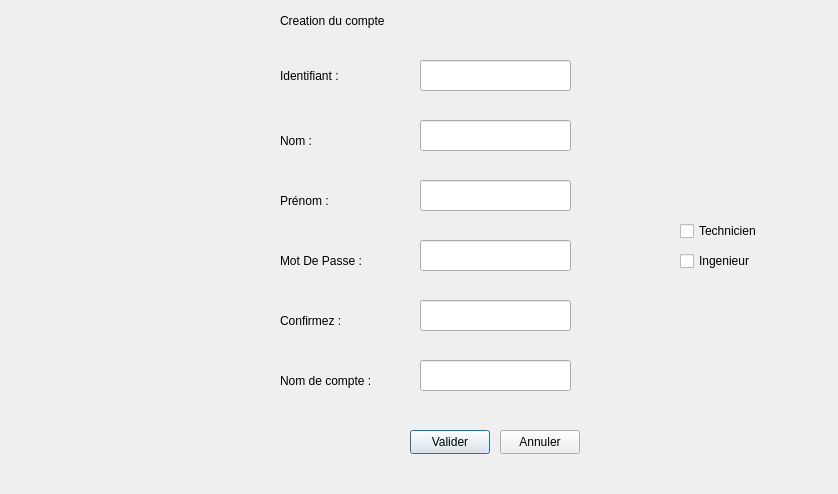
<?xml version="1.0" encoding="UTF-8"?>
<ui version="4.0">
 <class>CreerCompteAdmin</class>
 <widget class="QDialog" name="CreerCompteAdmin">
  <property name="geometry">
   <rect>
    <x>0</x>
    <y>0</y>
    <width>838</width>
    <height>494</height>
   </rect>
  </property>
  <property name="windowTitle">
   <string>Dialog</string>
  </property>
  <widget class="QLabel" name="label_6">
   <property name="geometry">
    <rect>
     <x>280</x>
     <y>60</y>
     <width>121</width>
     <height>31</height>
    </rect>
   </property>
   <property name="styleSheet">
    <string notr="true">font: 700 12pt &quot;Segoe UI&quot;;
color:rgb(0, 0, 0)</string>
   </property>
   <property name="text">
    <string>Identifiant :</string>
   </property>
  </widget>
  <widget class="QLineEdit" name="prenomline">
   <property name="geometry">
    <rect>
     <x>420</x>
     <y>180</y>
     <width>151</width>
     <height>31</height>
    </rect>
   </property>
  </widget>
  <widget class="QPushButton" name="pushButton">
   <property name="geometry">
    <rect>
     <x>410</x>
     <y>430</y>
     <width>80</width>
     <height>24</height>
    </rect>
   </property>
   <property name="text">
    <string>Valider</string>
   </property>
  </widget>
  <widget class="QLabel" name="label_3">
   <property name="geometry">
    <rect>
     <x>280</x>
     <y>130</y>
     <width>81</width>
     <height>21</height>
    </rect>
   </property>
   <property name="styleSheet">
    <string notr="true">font: 700 12pt &quot;Segoe UI&quot;;
color:rgb(0, 0, 0)</string>
   </property>
   <property name="text">
    <string>Nom :</string>
   </property>
  </widget>
  <widget class="QLabel" name="label_4">
   <property name="geometry">
    <rect>
     <x>280</x>
     <y>190</y>
     <width>81</width>
     <height>21</height>
    </rect>
   </property>
   <property name="styleSheet">
    <string notr="true">font: 700 12pt &quot;Segoe UI&quot;;
color:rgb(0, 0, 0)</string>
   </property>
   <property name="text">
    <string>Prénom :</string>
   </property>
  </widget>
  <widget class="QLineEdit" name="nomline">
   <property name="geometry">
    <rect>
     <x>420</x>
     <y>120</y>
     <width>151</width>
     <height>31</height>
    </rect>
   </property>
  </widget>
  <widget class="QPushButton" name="pushButton_2">
   <property name="geometry">
    <rect>
     <x>500</x>
     <y>430</y>
     <width>80</width>
     <height>24</height>
    </rect>
   </property>
   <property name="text">
    <string>Annuler</string>
   </property>
  </widget>
  <widget class="QLineEdit" name="mdpline">
   <property name="geometry">
    <rect>
     <x>420</x>
     <y>240</y>
     <width>151</width>
     <height>31</height>
    </rect>
   </property>
   <property name="echoMode">
    <enum>QLineEdit::Password</enum>
   </property>
  </widget>
  <widget class="QLabel" name="label_7">
   <property name="geometry">
    <rect>
     <x>280</x>
     <y>310</y>
     <width>101</width>
     <height>21</height>
    </rect>
   </property>
   <property name="styleSheet">
    <string notr="true">font: 700 12pt &quot;Segoe UI&quot;;
color:rgb(0, 0, 0)</string>
   </property>
   <property name="text">
    <string>Confirmez :</string>
   </property>
  </widget>
  <widget class="QLineEdit" name="idline">
   <property name="geometry">
    <rect>
     <x>420</x>
     <y>60</y>
     <width>151</width>
     <height>31</height>
    </rect>
   </property>
  </widget>
  <widget class="QLineEdit" name="confirmezline">
   <property name="geometry">
    <rect>
     <x>420</x>
     <y>300</y>
     <width>151</width>
     <height>31</height>
    </rect>
   </property>
   <property name="echoMode">
    <enum>QLineEdit::Password</enum>
   </property>
  </widget>
  <widget class="QLabel" name="label_5">
   <property name="geometry">
    <rect>
     <x>280</x>
     <y>250</y>
     <width>111</width>
     <height>21</height>
    </rect>
   </property>
   <property name="styleSheet">
    <string notr="true">font: 700 12pt &quot;Segoe UI&quot;;
color:rgb(0, 0, 0)</string>
   </property>
   <property name="text">
    <string>Mot De Passe :</string>
   </property>
  </widget>
  <widget class="QLabel" name="label_8">
   <property name="geometry">
    <rect>
     <x>280</x>
     <y>370</y>
     <width>131</width>
     <height>21</height>
    </rect>
   </property>
   <property name="styleSheet">
    <string notr="true">font: 700 12pt &quot;Segoe UI&quot;;
color:rgb(0, 0, 0)</string>
   </property>
   <property name="text">
    <string>Nom de compte :</string>
   </property>
  </widget>
  <widget class="QLineEdit" name="ndcline">
   <property name="geometry">
    <rect>
     <x>420</x>
     <y>360</y>
     <width>151</width>
     <height>31</height>
    </rect>
   </property>
   <property name="echoMode">
    <enum>QLineEdit::Password</enum>
   </property>
  </widget>
  <widget class="QLabel" name="label">
   <property name="geometry">
    <rect>
     <x>280</x>
     <y>0</y>
     <width>261</width>
     <height>41</height>
    </rect>
   </property>
   <property name="layoutDirection">
    <enum>Qt::LeftToRight</enum>
   </property>
   <property name="styleSheet">
    <string notr="true">font: 700 20pt &quot;Malgun Gothic&quot;;
color:rgb(0, 0, 0)</string>
   </property>
   <property name="text">
    <string>Creation du compte</string>
   </property>
  </widget>
  <widget class="QCheckBox" name="checkTech">
   <property name="geometry">
    <rect>
     <x>680</x>
     <y>220</y>
     <width>78</width>
     <height>22</height>
    </rect>
   </property>
   <property name="text">
    <string>Technicien</string>
   </property>
   <property name="tristate">
    <bool>false</bool>
   </property>
  </widget>
  <widget class="QCheckBox" name="checkIng">
   <property name="geometry">
    <rect>
     <x>680</x>
     <y>250</y>
     <width>78</width>
     <height>22</height>
    </rect>
   </property>
   <property name="text">
    <string>Ingenieur</string>
   </property>
  </widget>
 </widget>
 <resources/>
 <connections/>
</ui>
